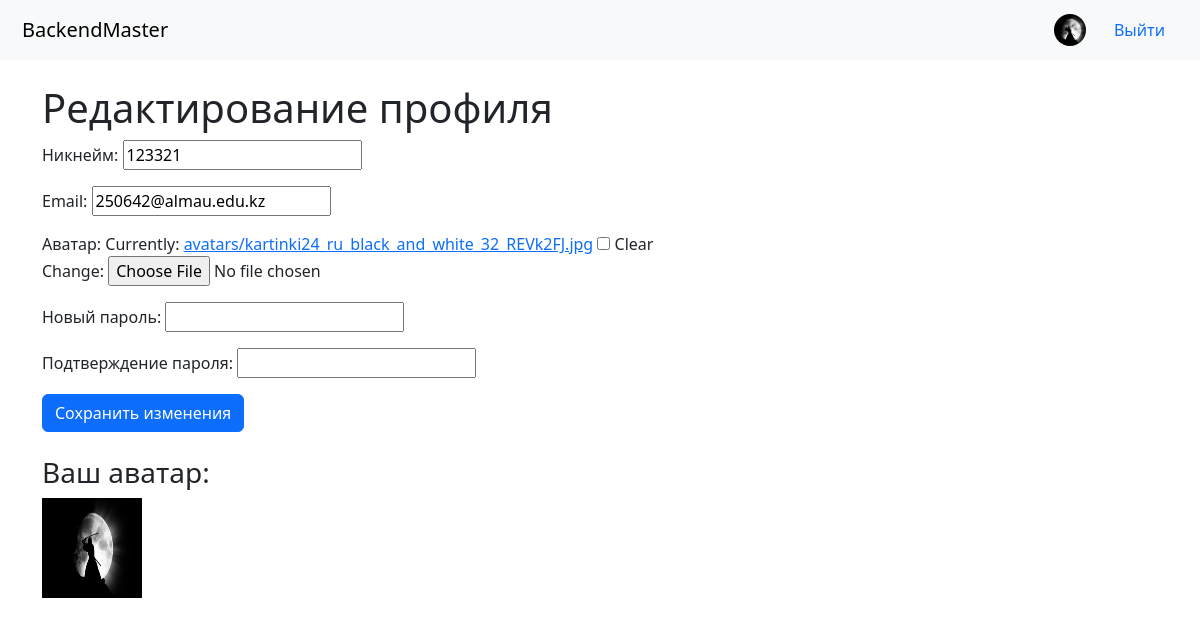
/edit-profile/ (signed in), run on the app's committed database.
### users/models.py (models this page shows, shortened)
class User(AbstractUser):
    nickname = models.CharField(max_length=50, unique=True, verbose_name="Никнейм", help_text="Будет использоваться как основной логин")
    avatar = models.ImageField(upload_to='avatars/', blank=True, null=True)
    USERNAME_FIELD = 'nickname'
    REQUIRED_FIELDS = ['username', 'email']
    objects = UserManager()

### users/views.py (the view)
# urls.py: path('edit-profile/', views.edit_profile, name='edit_profile'),  # маршрут для редактирования профиля
@login_required
def edit_profile(request):
    if request.method == 'POST':  # если отправлен POST-запрос
        form = ProfileForm(request.POST, request.FILES, instance=request.user)
        if form.is_valid():  # проверяем валидность формы
            user = form.save()  # сохраняем изменения профиля
            update_session_auth_hash(request, user)
            messages.success(request, "Профиль успешно обновлён.")  # сообщаем об успехе
            return redirect('users:profile')  # перенаправляем на страницу профиля
        else:
            messages.error(request, "Пожалуйста, введите корректные данные")  # сообщаем об ошибке
    else:
        form = ProfileForm(instance=request.user)  # при GET-запросе заполняем форму текущими данными
    return render(request, 'users/edit_profile.html', {'form': form})

### users/forms.py (shortened to what this page needs)
class ProfileForm(forms.ModelForm):  # форма редактирования профиля пользователя
    nickname         = forms.CharField(
        max_length=50,
        label="Никнейм"
    )  # поле для никнейма
    email            = forms.EmailField(label="Email")  # поле для e-mail
    password         = forms.CharField(
        label="Новый пароль",
        widget=forms.PasswordInput,
        required=False
    )  # поле для нового пароля (необязательно)
    password_confirm = forms.CharField(
        label="Подтверждение пароля",
        widget=forms.PasswordInput,
        required=False
    )  # поле для подтверждения пароля
    avatar           = forms.ImageField(
        required=False,
        label="Аватар"
    )  # поле для смены аватара
    class Meta:
        model  = User  # модель пользователя
        fields = (
            'nickname',
            'email',
            'avatar',
            'password',
            'password_confirm'
        )  # список полей формы

### templates/users/edit_profile.html (shortened to what this page needs)
{% extends 'base.html' %}
{% block content %}
  <h1>Редактирование профиля</h1>
  <form method="POST" enctype="multipart/form-data">
    {{ form.as_p }}
    <button type="submit" class="btn btn-primary">Сохранить изменения</button>
  </form>
  {% if user.avatar %}
    <div class="mt-4">
      <h3>Ваш аватар:</h3>
      <img src="{{ user.avatar.url }}" alt="Avatar" style="width: 100px; height: 100px;">
    </div>
  {% endif %}
{% endblock %}

### templates/base.html (shortened to what this page needs)
<!DOCTYPE html>
<html lang="en">
<head>
    {% load static %}
    <link href="{% static 'css/bootstrap.css' %}" rel="stylesheet">
</head>
<body>
    <nav class="navbar navbar-light bg-light">
        <div class="container-fluid">
            <a class="navbar-brand" href="{% url 'home' %}">BackendMaster</a>
            <div class="navbar-right">
                {% if user.is_authenticated %}
                    <a href="{% url 'users:profile' %}">
                        {% if user.avatar %}
                            <img src="{{ user.avatar.url }}" alt="Аватар" class="rounded-circle" style="width: 32px; height: 32px; object-fit: cover;">
                        {% else %}
                            <img src="{% static 'images/default-avatar.png' %}" alt="Аватар" class="rounded-circle" style="width: 32px; height: 32px; object-fit: cover;">
                        {% endif %}
                    </a>
                    <form method="POST" action="{% url 'users:logout' %}" style="display: inline;">
                        <button type="submit" class="btn btn-link" style="text-decoration: none;">Выйти</button>
                    </form>
                {% else %}
                    <a href="{% url 'users:login' %}">Войти</a>
                {% endif %}
            </div>
        </div>
    </nav>
    <div class="container mt-4">
        {% block content %}{% endblock %}
    </div>
</body>
</html>

### templates/base.html (style rules this page uses)
.navbar { padding: 10px; }
.navbar-brand { margin-right: 20px; }
.navbar-right { display: flex; align-items: center; gap: 15px; }

### data on the page
User: avatar (picture), nickname "123321", email "250642@almau.edu.kz"
